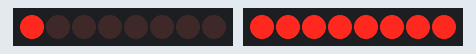
This sketch was run on a simulated Arduino Uno, built with avr-gcc and run on an emulated ATmega328P. On the bench: 2 × 8 shift-register outputs drawn as a row of LEDs (first output left, lit = HIGH). Wiring (inferred from the names in the program): 2 × shift register (74HC595): data pin 2, shift clock pin 4, latch pin 6 / data pin 5, shift clock pin 7, latch pin 3. Wiring (inferred from the signals the program sends): 2 × row of LEDs: on Q0, Q1, Q2, Q3, Q4, Q5, Q6, Q7 / on Q0, Q1, Q2, Q3, Q4, Q5, Q6, Q7.

Above: at 0.05 s.
At 0.95 s:
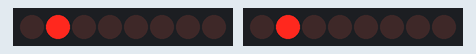
At 1.85 s:
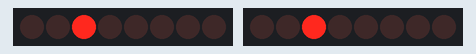
At 3.65 s:
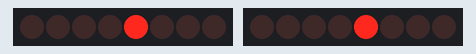
At 5.46 s:
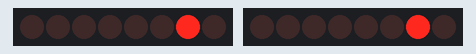
At 7.26 s:
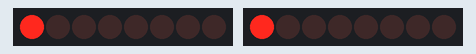
Timing chart, 0 to 7.6 s (numbered marks = the images above):
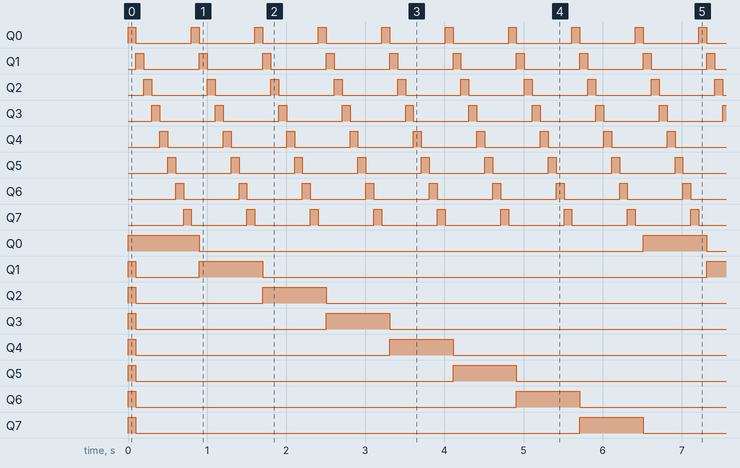

The sketch:

horizontal_scanning.ino
```cpp
/*****************************************************************************/
//Team:    Gustavo Correa, Jiunn Siow,Agustin Balquin
//Project: 3D LED MATRIX CUBE
//Date:    April 22-24, 2016
//Event:   SB Hacks II, UC Santa Barbara
//Challenge: IBM Watson IoT Challenge
//Status: Won challenge
//Description: This code serves to scan through all LEDs on LED Matrix to
//             verify that the Matrixes are outputting correctly.

/*The overall concept was to create a physical IBM Watson (similar to Jarvis from Iron Man)
 * that would serve as a physical App Hub with a variety of interactive applications.
 * Some application ideas were a weather app that would display a bit image representing
 * whether it was sunny or rainy outside, or a music visualizer which would represent the different
 * frequencies of a song.

 * This Project was created with Node-Red on the bluemix platform.
 * The code on the bluemix platform contains only the simulated weather data that was run on the raspberry pi.
 * The program filtering the data is present on bluemix and connects to an arduino
 * with python scripts edited by Agustin Balquin and Gustavo Correa.
 * Jiunn Siow configured the leap motion technology that allows us to "swipe"
 left and right to navigate through the LED Matrix interface.*/
/*******************************************************************************/
int clockPinx = 4;
int latchPinx = 3;
int dataPinx = 2;

int clockPin = 7;
int latchPin = 6;
int dataPin = 5;


byte ledStates[8] =  {B10000000};
byte GroundLEDs[8] = {B00111111};

void GroundCorrectLED (byte states);
void SetStates (byte statesx);
byte xPosition(int dig);
byte yPosition(int dig);


void setup() {
  pinMode(latchPinx, OUTPUT);
  pinMode(clockPinx, OUTPUT);
  pinMode(dataPinx, OUTPUT);

  pinMode(latchPin, OUTPUT);
  pinMode(clockPin, OUTPUT);
  pinMode(dataPin, OUTPUT);

    Serial.begin(9600);
}


void loop() {

  for(int i=0; i<8;i++)
  {
      for(int j = 0; j < 8; ++j)
      {
         byte x =  xPosition(i);
         byte y =  yPosition(j);

         setLed(x,y);
         delay(100);
         //resetLeds();
      }
  }

}

void GroundCorrectLED (byte states){

    digitalWrite(latchPin, LOW);
    shiftOut(dataPin, clockPin, LSBFIRST, states);
    digitalWrite(latchPin, HIGH);

}

void SetStates (byte statesx){

    digitalWrite(latchPinx, LOW);
    shiftOut(dataPinx, clockPinx, LSBFIRST, statesx);
    digitalWrite(latchPinx, HIGH);

     }


byte xPosition(int dig)
{
  if(dig == 0)
     return B01111111;
  if(dig == 1)
     return B10111111;
  if(dig == 2)
     return B11011111;
  if(dig == 3)
     return B11101111;

  if(dig == 4)
     return B11110111;
  if(dig == 5)
     return B11111011;
  if(dig == 6)
     return B11111101;
  if(dig == 7)
     return B11111110;
}

byte yPosition(int dig)
{
  if(dig == 0)
     return B10000000;
  if(dig == 1)
     return B01000000;
  if(dig == 2)
     return B00100000;
  if(dig == 3)
     return B00010000;

  if(dig == 4)
     return B00001000;
  if(dig == 5)
     return B00000100;
  if(dig == 6)
     return B00000010;
  if(dig == 7)
     return B00000001;
}

void setLed(byte anode_x, byte cathode_y)
{
    SetStates(cathode_y);
    GroundCorrectLED (anode_x);

    return;
}

void resetLeds()
{
    digitalWrite(latchPin, LOW);
    shiftOut(dataPin, clockPin, LSBFIRST, B11111111);
    digitalWrite(latchPin, HIGH);

    digitalWrite(latchPinx, LOW);
    shiftOut(dataPin, clockPinx, LSBFIRST, B00000000);
    digitalWrite(latchPinx, HIGH);

    return;
}
```

Measured:
- by itself, Q0–7: alternates HIGH for 0.10 s and LOW for 0.70 s
- by itself, Q0: alternates HIGH for 0.80 s and LOW for 5.6 s
- by itself, Q1: goes HIGH 0.10 s, LOW 0.80 s, 6 × (HIGH 0.80 s, LOW 5.6 s), then HIGH
- by itself, Q2: goes HIGH 0.10 s, LOW 1.6 s, 5 × (HIGH 0.80 s, LOW 5.6 s), HIGH 0.80 s, then LOW
- by itself, Q3: goes HIGH 0.10 s, LOW 2.4 s, 5 × (HIGH 0.80 s, LOW 5.6 s), HIGH 0.80 s, then LOW
- by itself, Q4: goes HIGH 0.10 s, LOW 3.2 s, 5 × (HIGH 0.80 s, LOW 5.6 s), HIGH 0.80 s, then LOW
- by itself, Q5: goes HIGH 0.10 s, LOW 4.0 s, 5 × (HIGH 0.80 s, LOW 5.6 s), HIGH 0.80 s, then LOW
- by itself, Q6: goes HIGH 0.10 s, LOW 4.8 s, 5 × (HIGH 0.80 s, LOW 5.6 s), HIGH 0.80 s, then LOW
